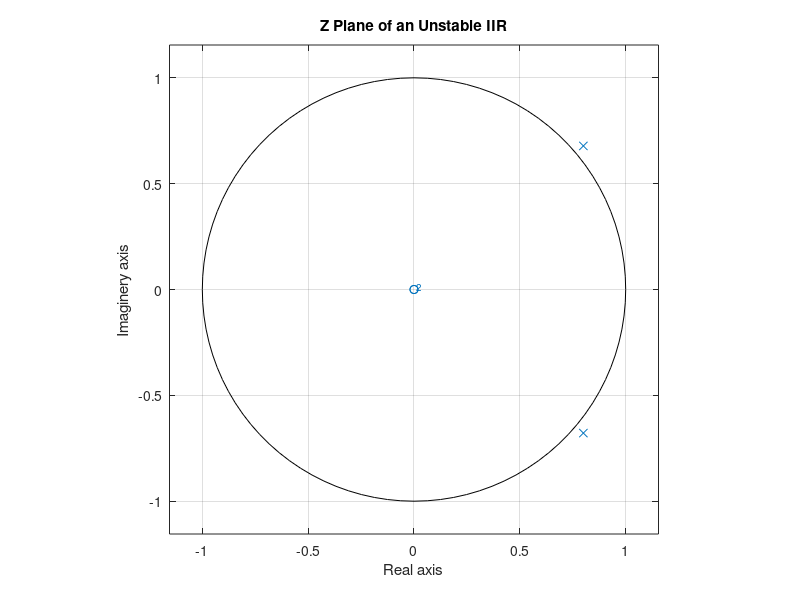

Write the MATLAB code that produced this figure.
b = [1 0 0];
a = [1 -1.6 1.1];

zplane(b, a);
xlabel('Real axis');
ylabel('Imaginery axis');
title('Z Plane of an Unstable IIR');
